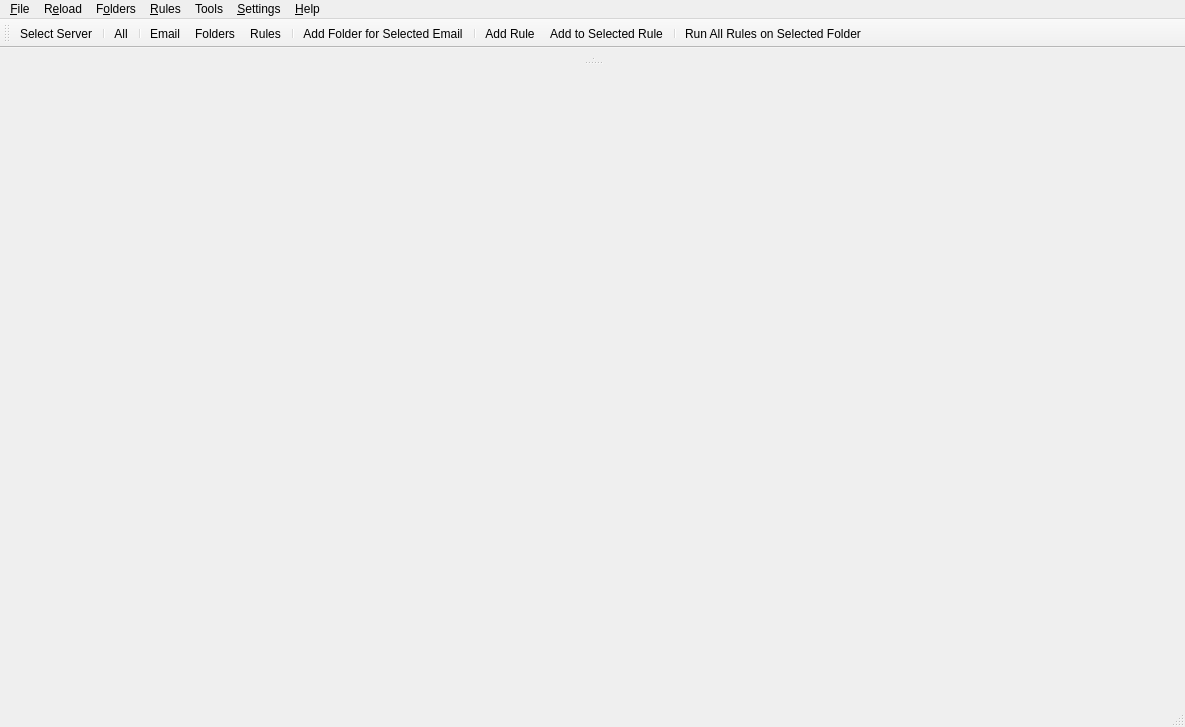
<?xml version="1.0" encoding="UTF-8"?>
<ui version="4.0">
 <class>CMainWindow</class>
 <widget class="QMainWindow" name="CMainWindow">
  <property name="geometry">
   <rect>
    <x>0</x>
    <y>0</y>
    <width>1185</width>
    <height>727</height>
   </rect>
  </property>
  <property name="windowTitle">
   <string>MainWindow</string>
  </property>
  <widget class="QWidget" name="centralwidget">
   <layout class="QVBoxLayout" name="verticalLayout">
    <item>
     <widget class="QSplitter" name="splitter_2">
      <property name="orientation">
       <enum>Qt::Vertical</enum>
      </property>
      <widget class="QSplitter" name="splitter">
       <property name="orientation">
        <enum>Qt::Horizontal</enum>
       </property>
       <widget class="CFoldersView" name="folders" native="true"/>
       <widget class="CFilterFromEmailView" name="email" native="true"/>
      </widget>
      <widget class="CRulesView" name="rules" native="true"/>
     </widget>
    </item>
   </layout>
  </widget>
  <widget class="QMenuBar" name="menubar">
   <property name="geometry">
    <rect>
     <x>0</x>
     <y>0</y>
     <width>1185</width>
     <height>22</height>
    </rect>
   </property>
   <widget class="QMenu" name="menuFile">
    <property name="title">
     <string>&amp;File</string>
    </property>
    <addaction name="actionSelectServer"/>
    <addaction name="separator"/>
    <addaction name="actionExit"/>
   </widget>
   <widget class="QMenu" name="menuRules">
    <property name="title">
     <string>&amp;Rules</string>
    </property>
    <widget class="QMenu" name="menuRun">
     <property name="title">
      <string>Run</string>
     </property>
     <addaction name="actionRunSelectedRule"/>
     <addaction name="actionRunSelectedRuleOnSelectedFolder"/>
     <addaction name="separator"/>
     <addaction name="actionRunAllRules"/>
     <addaction name="actionRunAllRulesOnSelectedFolder"/>
     <addaction name="separator"/>
     <addaction name="actionRunAllRulesOnJunkFolder"/>
     <addaction name="actionRunAllRulesOnTrashFolder"/>
    </widget>
    <addaction name="actionAddRule"/>
    <addaction name="actionAddToSelectedRule"/>
    <addaction name="separator"/>
    <addaction name="menuRun"/>
    <addaction name="separator"/>
    <addaction name="actionRuleEnabled"/>
    <addaction name="actionDeleteRule"/>
   </widget>
   <widget class="QMenu" name="menuSettings">
    <property name="title">
     <string>&amp;Settings</string>
    </property>
    <addaction name="actionSettings"/>
    <addaction name="separator"/>
    <addaction name="actionOnlyProcessUnread"/>
    <addaction name="actionProcessAllEmailWhenLessThan200Emails"/>
    <addaction name="actionOnlyProcessTheFirst500Emails"/>
    <addaction name="actionIncludeJunkFolderWhenRunningOnAllFolders"/>
    <addaction name="actionIncludeDeletedFolderWhenRunningOnAllFolders"/>
    <addaction name="separator"/>
    <addaction name="actionDisableRatherThanDeleteRules"/>
   </widget>
   <widget class="QMenu" name="menuFolders">
    <property name="title">
     <string>F&amp;olders</string>
    </property>
    <addaction name="actionAddFolderForSelectedEmail"/>
   </widget>
   <widget class="QMenu" name="menuReload">
    <property name="title">
     <string>R&amp;eload</string>
    </property>
    <addaction name="actionReloadAllData"/>
    <addaction name="separator"/>
    <addaction name="actionReloadEmail"/>
    <addaction name="actionReloadFolders"/>
    <addaction name="actionReloadRules"/>
   </widget>
   <widget class="QMenu" name="menuHelp">
    <property name="title">
     <string>&amp;Help</string>
    </property>
    <addaction name="actionAbout"/>
   </widget>
   <widget class="QMenu" name="menuTools_2">
    <property name="title">
     <string>Tools</string>
    </property>
    <addaction name="actionRenameRules"/>
    <addaction name="actionSortRules"/>
    <addaction name="separator"/>
    <addaction name="actionMergeRules"/>
    <addaction name="separator"/>
    <addaction name="actionEnableAllRules"/>
    <addaction name="actionDeleteAllDisabledRules"/>
    <addaction name="separator"/>
    <addaction name="actionFindEmptyFolders"/>
    <addaction name="separator"/>
    <addaction name="actionEmptyJunkFolder"/>
    <addaction name="actionEmptyTrash"/>
   </widget>
   <addaction name="menuFile"/>
   <addaction name="menuReload"/>
   <addaction name="menuFolders"/>
   <addaction name="menuRules"/>
   <addaction name="menuTools_2"/>
   <addaction name="menuSettings"/>
   <addaction name="menuHelp"/>
  </widget>
  <widget class="QStatusBar" name="statusbar"/>
  <widget class="QToolBar" name="toolBar">
   <property name="windowTitle">
    <string>toolBar</string>
   </property>
   <attribute name="toolBarArea">
    <enum>TopToolBarArea</enum>
   </attribute>
   <attribute name="toolBarBreak">
    <bool>false</bool>
   </attribute>
   <addaction name="actionSelectServer"/>
   <addaction name="separator"/>
   <addaction name="actionReloadAllData"/>
   <addaction name="separator"/>
   <addaction name="actionReloadEmail"/>
   <addaction name="actionReloadFolders"/>
   <addaction name="actionReloadRules"/>
   <addaction name="separator"/>
   <addaction name="actionAddFolderForSelectedEmail"/>
   <addaction name="separator"/>
   <addaction name="actionAddRule"/>
   <addaction name="actionAddToSelectedRule"/>
   <addaction name="separator"/>
   <addaction name="actionRunAllRulesOnSelectedFolder"/>
  </widget>
  <action name="actionSelectServer">
   <property name="icon">
    <iconset resource="MainWindow.qrc">
     <normaloff>:/resources/server.png</normaloff>:/resources/server.png</iconset>
   </property>
   <property name="text">
    <string>Select Server...</string>
   </property>
  </action>
  <action name="actionReloadAllData">
   <property name="icon">
    <iconset resource="MainWindow.qrc">
     <normaloff>:/resources/reload.png</normaloff>:/resources/reload.png</iconset>
   </property>
   <property name="text">
    <string>Reload All</string>
   </property>
   <property name="iconText">
    <string>All</string>
   </property>
  </action>
  <action name="actionExit">
   <property name="text">
    <string>E&amp;xit</string>
   </property>
   <property name="toolTip">
    <string>Exit</string>
   </property>
   <property name="shortcut">
    <string>Alt+F4</string>
   </property>
  </action>
  <action name="actionAddRule">
   <property name="icon">
    <iconset resource="MainWindow.qrc">
     <normaloff>:/resources/new.png</normaloff>:/resources/new.png</iconset>
   </property>
   <property name="text">
    <string>Add &amp;Rule...</string>
   </property>
  </action>
  <action name="actionOnlyProcessUnread">
   <property name="checkable">
    <bool>true</bool>
   </property>
   <property name="text">
    <string>Only Process Unread?</string>
   </property>
   <property name="toolTip">
    <string>Only Process Unread?</string>
   </property>
  </action>
  <action name="actionReloadEmail">
   <property name="icon">
    <iconset resource="MainWindow.qrc">
     <normaloff>:/resources/reload.png</normaloff>:/resources/reload.png</iconset>
   </property>
   <property name="text">
    <string>Reload Email</string>
   </property>
   <property name="iconText">
    <string>Email</string>
   </property>
  </action>
  <action name="actionRunSelectedRule">
   <property name="icon">
    <iconset resource="MainWindow.qrc">
     <normaloff>:/resources/run.png</normaloff>:/resources/run.png</iconset>
   </property>
   <property name="text">
    <string>Run Selected Rule</string>
   </property>
  </action>
  <action name="actionAddToSelectedRule">
   <property name="icon">
    <iconset resource="MainWindow.qrc">
     <normaloff>:/resources/modify.png</normaloff>:/resources/modify.png</iconset>
   </property>
   <property name="text">
    <string>Add to Selected Rule</string>
   </property>
  </action>
  <action name="actionReloadRules">
   <property name="icon">
    <iconset resource="MainWindow.qrc">
     <normaloff>:/resources/reload.png</normaloff>:/resources/reload.png</iconset>
   </property>
   <property name="text">
    <string>Reload Rules</string>
   </property>
   <property name="iconText">
    <string>Rules</string>
   </property>
  </action>
  <action name="actionReloadFolders">
   <property name="icon">
    <iconset resource="MainWindow.qrc">
     <normaloff>:/resources/reload.png</normaloff>:/resources/reload.png</iconset>
   </property>
   <property name="text">
    <string>Reload Folders</string>
   </property>
   <property name="iconText">
    <string>Folders</string>
   </property>
  </action>
  <action name="actionSortRules">
   <property name="icon">
    <iconset resource="MainWindow.qrc">
     <normaloff>:/resources/sort.png</normaloff>:/resources/sort.png</iconset>
   </property>
   <property name="text">
    <string>Sort Rules...</string>
   </property>
  </action>
  <action name="actionRenameRules">
   <property name="icon">
    <iconset resource="MainWindow.qrc">
     <normaloff>:/resources/rename.png</normaloff>:/resources/rename.png</iconset>
   </property>
   <property name="text">
    <string>Rename Rules...</string>
   </property>
  </action>
  <action name="actionMergeRules">
   <property name="icon">
    <iconset resource="MainWindow.qrc">
     <normaloff>:/resources/merge.png</normaloff>:/resources/merge.png</iconset>
   </property>
   <property name="text">
    <string>Merge Rules...</string>
   </property>
  </action>
  <action name="actionProcessAllEmailWhenLessThan200Emails">
   <property name="checkable">
    <bool>true</bool>
   </property>
   <property name="text">
    <string>Process all Email when less than 200 Emails?</string>
   </property>
   <property name="toolTip">
    <string>Process All Email when folder has less than 200 Emails?</string>
   </property>
  </action>
  <action name="actionRunAllRules">
   <property name="icon">
    <iconset resource="MainWindow.qrc">
     <normaloff>:/resources/run.png</normaloff>:/resources/run.png</iconset>
   </property>
   <property name="text">
    <string>Run All Rules</string>
   </property>
  </action>
  <action name="actionAddFolderForSelectedEmail">
   <property name="icon">
    <iconset resource="MainWindow.qrc">
     <normaloff>:/resources/folder.png</normaloff>:/resources/folder.png</iconset>
   </property>
   <property name="text">
    <string>Add Folder for Selected Email</string>
   </property>
  </action>
  <action name="actionEnableAllRules">
   <property name="icon">
    <iconset resource="MainWindow.qrc">
     <normaloff>:/resources/enable.png</normaloff>:/resources/enable.png</iconset>
   </property>
   <property name="text">
    <string>Enable All Rules...</string>
   </property>
  </action>
  <action name="actionRunAllRulesOnSelectedFolder">
   <property name="icon">
    <iconset resource="MainWindow.qrc">
     <normaloff>:/resources/run.png</normaloff>:/resources/run.png</iconset>
   </property>
   <property name="text">
    <string>Run All Rules on Selected Folder</string>
   </property>
  </action>
  <action name="actionRunSelectedRuleOnSelectedFolder">
   <property name="icon">
    <iconset resource="MainWindow.qrc">
     <normaloff>:/resources/run.png</normaloff>:/resources/run.png</iconset>
   </property>
   <property name="text">
    <string>Run Selected Rule on Selected Folder</string>
   </property>
  </action>
  <action name="actionAbout">
   <property name="text">
    <string>About...</string>
   </property>
  </action>
  <action name="actionEmptyJunkFolder">
   <property name="text">
    <string>Empty Junk Folder</string>
   </property>
  </action>
  <action name="actionEmptyTrash">
   <property name="text">
    <string>Empty Trash</string>
   </property>
  </action>
  <action name="actionIncludeJunkFolderWhenRunningOnAllFolders">
   <property name="checkable">
    <bool>true</bool>
   </property>
   <property name="text">
    <string>Include Junk Folder when Running on All Folders?</string>
   </property>
  </action>
  <action name="actionDisableRatherThanDeleteRules">
   <property name="checkable">
    <bool>true</bool>
   </property>
   <property name="text">
    <string>Disable rather than Delete Rules?</string>
   </property>
  </action>
  <action name="actionSettings">
   <property name="text">
    <string>Settings...</string>
   </property>
  </action>
  <action name="actionOnlyProcessTheFirst500Emails">
   <property name="text">
    <string>Only Process the first 500 Emails?</string>
   </property>
  </action>
  <action name="actionIncludeDeletedFolderWhenRunningOnAllFolders">
   <property name="text">
    <string>Include Deleted Folder when Running on All Folders?</string>
   </property>
  </action>
  <action name="actionRuleEnabled">
   <property name="checkable">
    <bool>true</bool>
   </property>
   <property name="text">
    <string>Rule Enabled?</string>
   </property>
  </action>
  <action name="actionDeleteRule">
   <property name="text">
    <string>Delete Rule</string>
   </property>
  </action>
  <action name="actionRunAllRulesOnJunkFolder">
   <property name="text">
    <string>Run All Rules on Junk Folder</string>
   </property>
  </action>
  <action name="actionRunAllRulesOnTrashFolder">
   <property name="text">
    <string>Run All Rules on Trash Folder</string>
   </property>
  </action>
  <action name="actionDeleteAllDisabledRules">
   <property name="text">
    <string>Delete All Disabled Rules...</string>
   </property>
  </action>
  <action name="actionFindEmptyFolders">
   <property name="text">
    <string>Find Empty Folders...</string>
   </property>
  </action>
 </widget>
 <customwidgets>
  <customwidget>
   <class>CFoldersView</class>
   <extends>QWidget</extends>
   <header>FoldersView.h</header>
   <container>1</container>
  </customwidget>
  <customwidget>
   <class>CFilterFromEmailView</class>
   <extends>QWidget</extends>
   <header>FilterFromEmailView.h</header>
   <container>1</container>
  </customwidget>
  <customwidget>
   <class>CRulesView</class>
   <extends>QWidget</extends>
   <header>RulesView.h</header>
   <container>1</container>
  </customwidget>
 </customwidgets>
 <resources>
  <include location="MainWindow.qrc"/>
 </resources>
 <connections/>
</ui>
